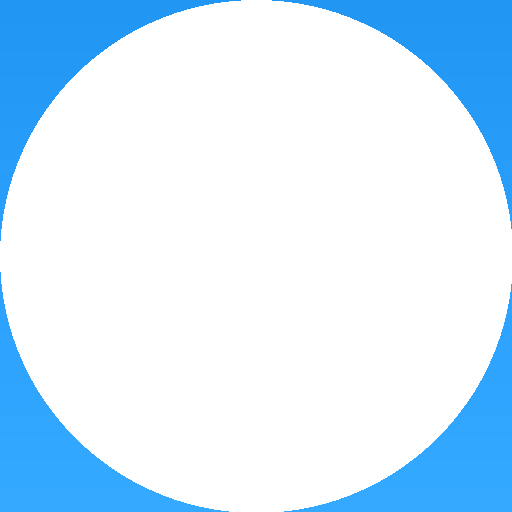

Reproduce this figure in Python.
from PIL import Image, ImageDraw, ImageFont
import os


def create_app_icon():
    """Create a custom application icon"""
    # Create a new image with a transparent background
    size = (512, 512)
    image = Image.new("RGBA", size, (255, 255, 255, 0))
    draw = ImageDraw.Draw(image)

    # Draw a gradient background
    for y in range(size[1]):
        # Calculate gradient color
        r = int(33 + (y / size[1]) * 20)  # Start with Material Blue
        g = int(150 + (y / size[1]) * 20)
        b = int(243 + (y / size[1]) * 20)
        color = (r, g, b, 255)

        # Draw horizontal line
        draw.line([(0, y), (size[0], y)], fill=color)

    # Draw a circular mask
    mask = Image.new("RGBA", size, (0, 0, 0, 0))
    mask_draw = ImageDraw.Draw(mask)
    mask_draw.ellipse([(0, 0), size], fill=(255, 255, 255, 255))

    # Apply mask to create circular icon
    image = Image.alpha_composite(image, mask)

    # Draw the text "TG" in white
    text_color = (255, 255, 255, 255)
    try:
        font = ImageFont.truetype("Arial", 200)
    except:
        font = ImageFont.load_default()

    text = "TG"
    text_bbox = draw.textbbox((0, 0), text, font=font)
    text_width = text_bbox[2] - text_bbox[0]
    text_height = text_bbox[3] - text_bbox[1]
    position = ((size[0] - text_width) // 2, (size[1] - text_height) // 2)

    # Draw text with shadow
    shadow_offset = 5
    draw.text(
        (position[0] + shadow_offset, position[1] + shadow_offset),
        text,
        font=font,
        fill=(0, 0, 0, 128),
    )
    draw.text(position, text, font=font, fill=text_color)

    # Save the icon
    icon_path = os.path.join(os.path.dirname(__file__), "app_icon.png")
    image.save(icon_path, "PNG")
    return icon_path


if __name__ == "__main__":
    create_app_icon()
